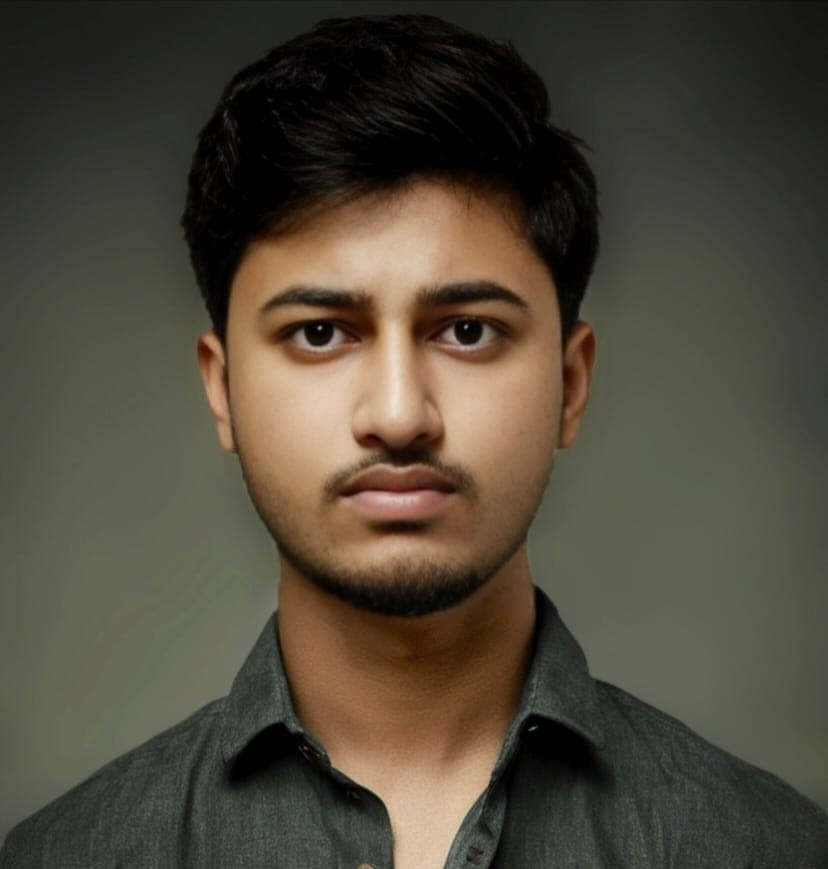
#> input picture uploads/CV_PIC.jpg, 828 x 869 px
$ python -i segment.py   (imports and definitions only)
#> lines starting #> are read from the running program, lines starting #| are printed output that depends on the picture; after the words box and inside, x2 and y2 are one past the last pixel; in counts of white or black regions, pixels touching at a corner belong together
from sklearn.metrics import silhouette_score, calinski_harabasz_score, davies_bouldin_score
from skimage.measure import regionprops, label
import matplotlib.pyplot as plt
import numpy as np
import scipy.io
import cv2

# [Keep all your existing helper functions here (preview_images, pad_image_to_tile_multiple, etc.)]


# [118 lines left out: functions is_jupyter, preview_images, pad_image_to_tile_multiple, split_into_tiles, merge_tiles_with_overlap, canny_with_otsu, not called in this run]

def remove_small_islands(bin_img, max_size=2):
    """
    Remove white islands of area ≤ max_size, and
    black islands (holes) of area ≤ max_size, in a binary image.

    bin_img : uint8 array with values {0,255}
    max_size: maximum pixel area for an island to remove
    """
    # 1) Remove small white islands
    num_labels, labels, stats, _ = cv2.connectedComponentsWithStats(bin_img, connectivity=8)
    cleaned = bin_img.copy()
    for label in range(1, num_labels):
        area = stats[label, cv2.CC_STAT_AREA]
        if area <= max_size:
            cleaned[labels == label] = 0   # paint tiny white blob to black

    # 2) Remove small black islands (holes)
    inv = cv2.bitwise_not(cleaned)
    num_labels, labels, stats, _ = cv2.connectedComponentsWithStats(inv, connectivity=8)
    for label in range(1, num_labels):
        area = stats[label, cv2.CC_STAT_AREA]
        if area <= max_size:
            cleaned[labels == label] = 255  # paint tiny black hole to white

    return cleaned

# [379 lines left out: functions evaluate_segmentation, visualize_labels, segmentation_pipeline, calculate_parameters, automated_grid_search, run_segmentation, not called in this run]

>>> import cv2
>>> picture = cv2.imread('uploads/CV_PIC.jpg', cv2.IMREAD_GRAYSCALE)
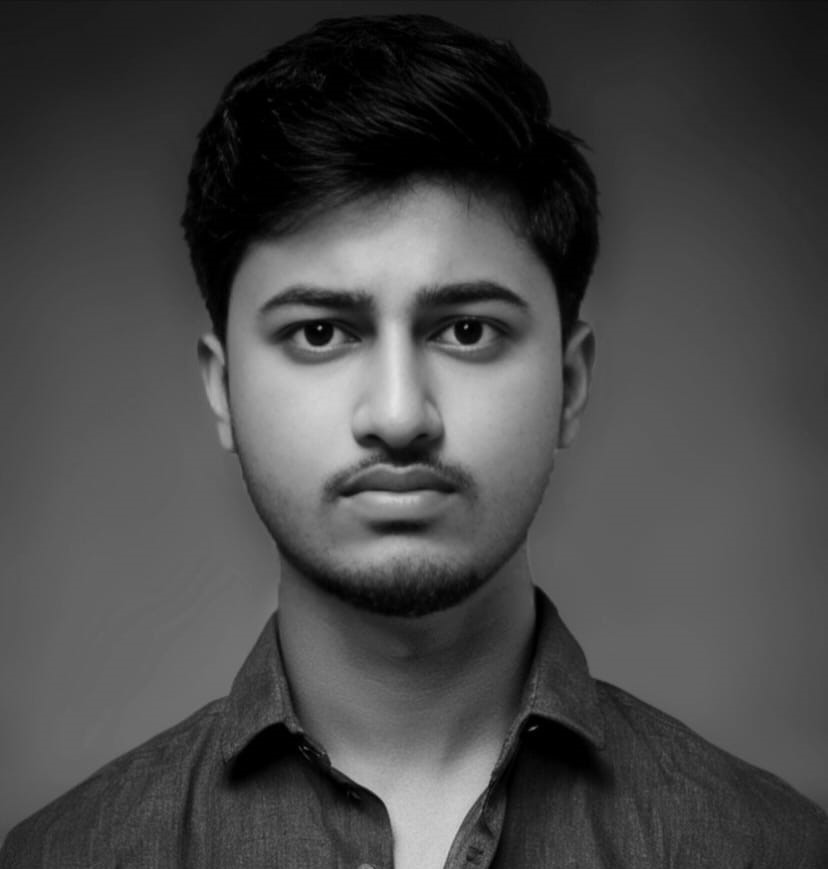
#> picture: shape (869, 828); min 0, max 228, mean 72.3
>>> result = remove_small_islands(picture)
#> in remove_small_islands, `num_labels, labels, stats, _ = cv2.connectedComponentsWithStats(bin_im..`:
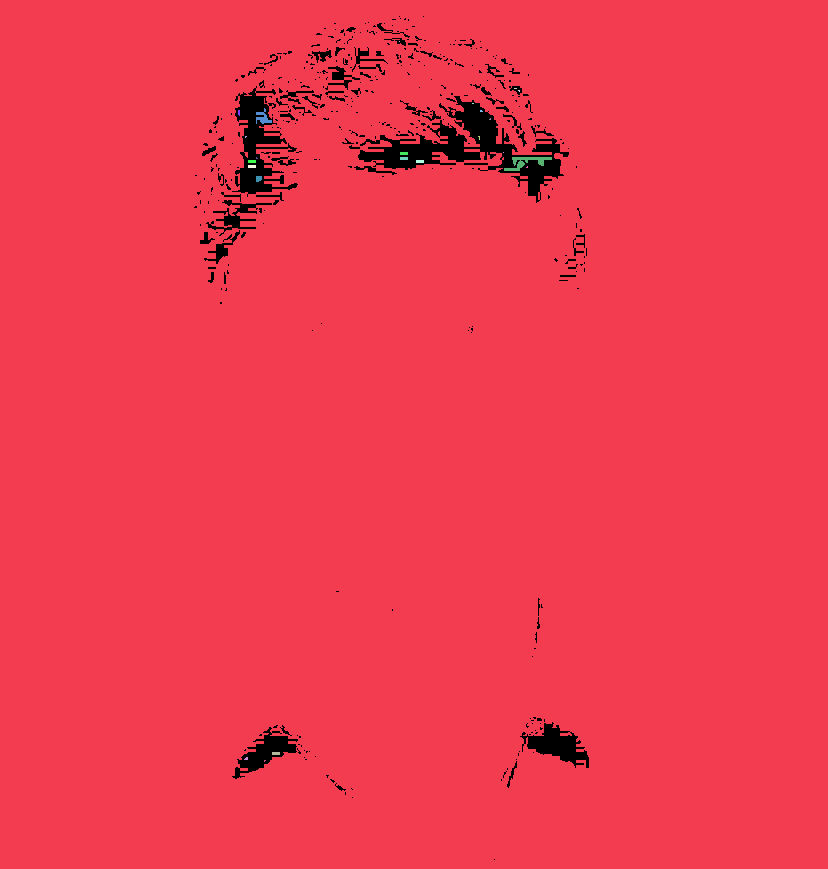
#> labels: shape (869, 828) int32; 25 distinct labels, from 0 to 24; one colour per label, 0 black
#> in remove_small_islands, `num_labels, labels, stats, _ = cv2.connectedComponentsWithStats(bin_im..`: num_labels = 25; stats = 25 rows, first 6: [194, 16, 395, 844, 16905], [0, 0, 828, 869, 702011], [399, 41, 1, 1, 1], [514, 88, 3, 1, 3], [518, 90, 2, 2, 3], [472, 103, 2, 1, 2]
#> the loop in remove_small_islands, `for label in range(1, num_labels):` made 24 passes
#> area on passes 1, 6, 12, 15, 16, 17, 18, 19, 21, 22: 702011, 116, 24, 24, 269, 24, 24, 24, 32, 24
#> after the loop in remove_small_islands, `for label in range(1, num_labels):`: cleaned: shape (869, 828); under 0.01% of pixels changed, all inside (x1, y1, x2, y2) = (399, 41, 504, 153)
#> in remove_small_islands, `inv = cv2.bitwise_not(cleaned)`:
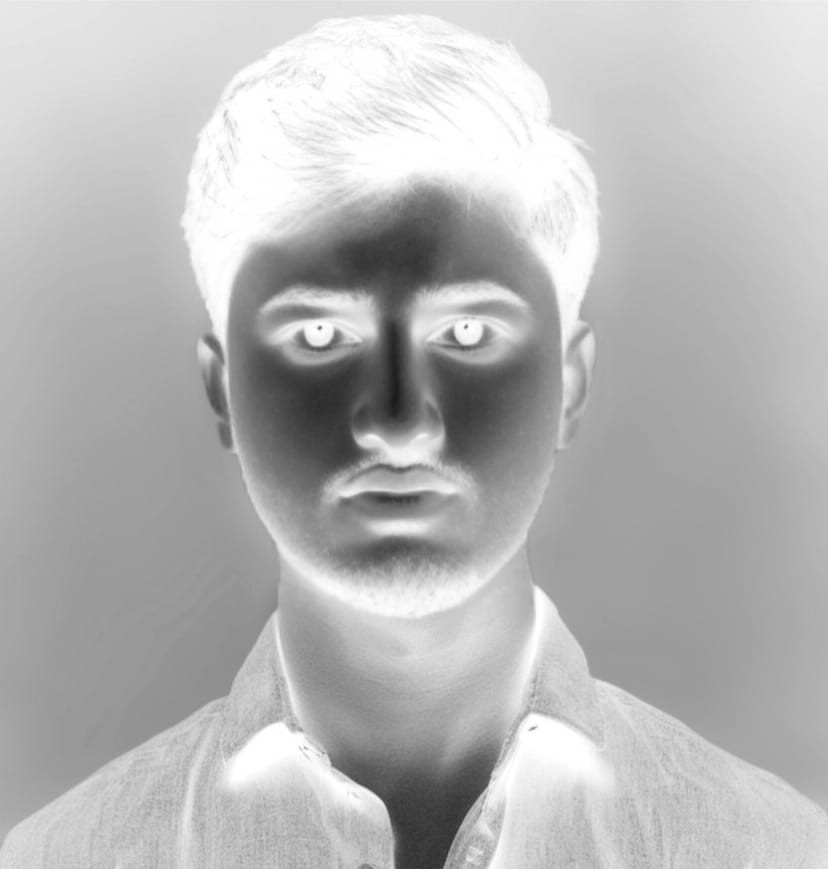
#> inv: shape (869, 828); min 27, max 255, mean 182.7
#> in remove_small_islands, `num_labels, labels, stats, _ = cv2.connectedComponentsWithStats(inv, c..`: labels: shape (869, 828) int32; every value is 1
#> in remove_small_islands, `num_labels, labels, stats, _ = cv2.connectedComponentsWithStats(inv, c..`: num_labels = 2; stats = [[-1, 2147483647, 0, 0, 0], [0, 0, 828, 869, 719532]]
#> the loop in remove_small_islands, `for label in range(1, num_labels):` made 1 pass
#> area on pass 1: 719532
